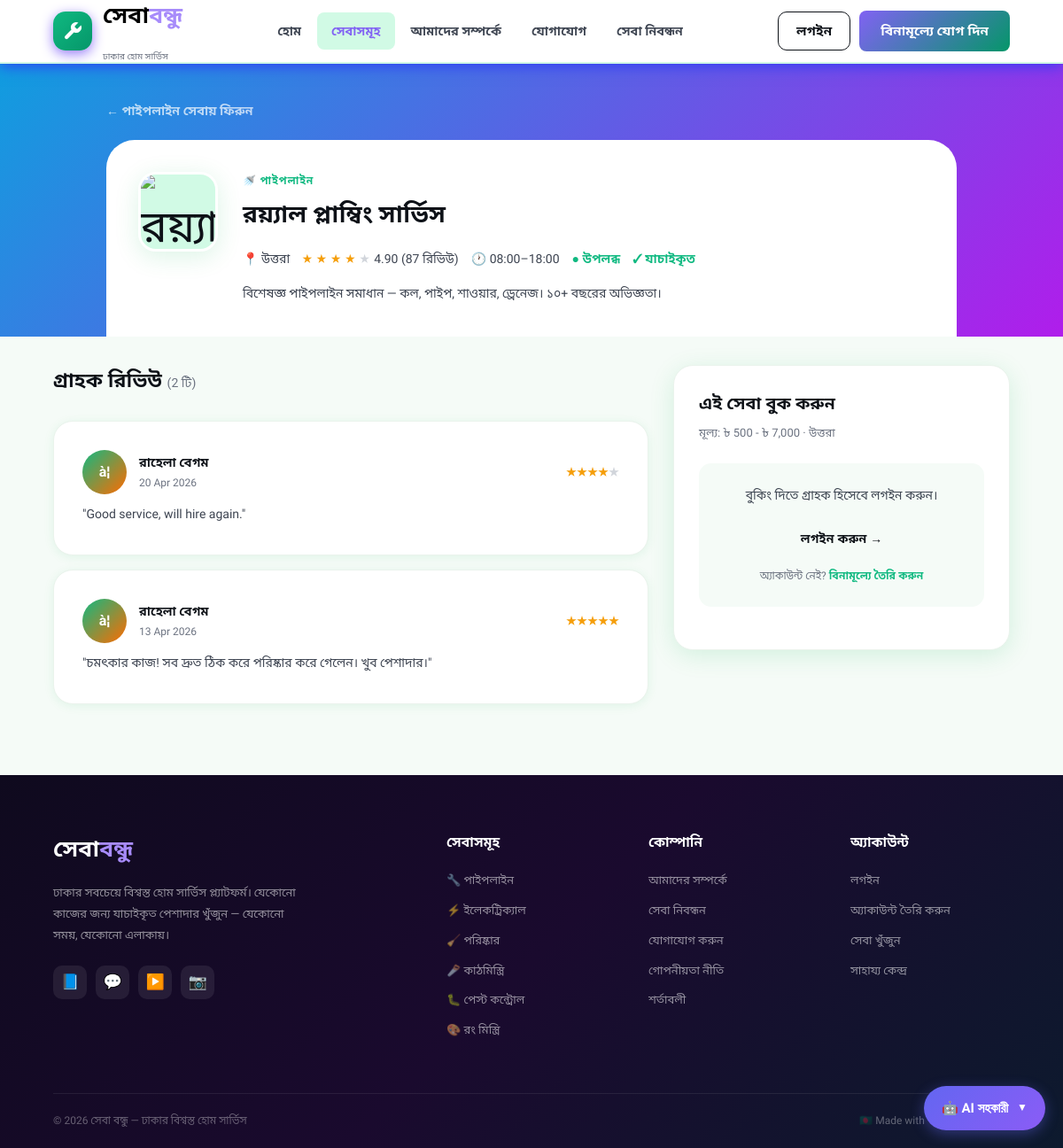
The page /provider.php?id=1 on the database its author committed.
### tables this page shows
CREATE TABLE `providers` (
  `id` int(10) UNSIGNED NOT NULL,
  `user_id` int(10) UNSIGNED NOT NULL,
  `company_name` varchar(180) NOT NULL,
  `service_type` varchar(80) NOT NULL,
  `city` varchar(80) NOT NULL,
  `about` text DEFAULT NULL,
  `price_range` varchar(80) NOT NULL DEFAULT '৳৫০০–৳২০০০',
  `service_charge` int(11) DEFAULT 300,
  `work_start` time NOT NULL DEFAULT '09:00:00',
  `work_end` time NOT NULL DEFAULT '18:00:00',
  `rating` decimal(3,2) NOT NULL DEFAULT 5.00,
  `review_count` int(10) UNSIGNED NOT NULL DEFAULT 0,
  `available` tinyint(1) NOT NULL DEFAULT 1,
  `verified` tinyint(1) NOT NULL DEFAULT 0,
  `emoji` varchar(10) NOT NULL DEFAULT '?',
  `created_at` timestamp NOT NULL DEFAULT current_timestamp(),
  `photo` varchar(255) DEFAULT NULL,
  `price_min` int(11) DEFAULT 500,
  `price_max` int(11) DEFAULT 2000
);

CREATE TABLE `service_categories` (
  `id` int(10) UNSIGNED NOT NULL,
  `name_en` varchar(80) NOT NULL,
  `name_bn` varchar(100) NOT NULL,
  `emoji` varchar(10) NOT NULL DEFAULT '?',
  `description` text DEFAULT NULL,
  `manpower` int(11) DEFAULT 1,
  `active` tinyint(1) NOT NULL DEFAULT 1,
  `sort_order` smallint(6) NOT NULL DEFAULT 0,
  `created_at` timestamp NOT NULL DEFAULT current_timestamp()
);

CREATE TABLE `reviews` (
  `id` int(10) UNSIGNED NOT NULL,
  `booking_id` int(10) UNSIGNED NOT NULL,
  `customer_id` int(10) UNSIGNED NOT NULL,
  `provider_id` int(10) UNSIGNED NOT NULL,
  `rating` tinyint(3) UNSIGNED NOT NULL CHECK (`rating` between 1 and 5),
  `comment` text DEFAULT NULL,
  `created_at` timestamp NOT NULL DEFAULT current_timestamp()
);

CREATE TABLE `users` (
  `id` int(10) UNSIGNED NOT NULL,
  `name` varchar(120) NOT NULL,
  `email` varchar(191) NOT NULL,
  `password` varchar(255) NOT NULL,
  `phone` varchar(30) DEFAULT NULL,
  `role` enum('customer','provider','admin') NOT NULL DEFAULT 'customer',
  `avatar` varchar(255) DEFAULT NULL,
  `created_at` timestamp NOT NULL DEFAULT current_timestamp(),
  `photo` varchar(255) DEFAULT NULL
);

### includes/config.php (called while the page is built, shortened)
<?php
function db(): PDO {
    static $pdo = null;
    if ($pdo === null) {
        $dsn  = 'mysql:host='.DB_HOST.';dbname='.DB_NAME.';charset='.DB_CHARSET;
        $opts = [PDO::ATTR_ERRMODE=>PDO::ERRMODE_EXCEPTION,PDO::ATTR_DEFAULT_FETCH_MODE=>PDO::FETCH_ASSOC,PDO::ATTR_EMULATE_PREPARES=>false];
        try { $pdo = new PDO($dsn, DB_USER, DB_PASS, $opts); }
        catch (PDOException $e) { die('<div style="font-family:sans-serif;padding:40px;color:#c00"><h2>ডেটাবেজ সংযোগ ব্যর্থ</h2><p>'.htmlspecialchars($e->getMessage()).'</p></div>'); }
    }
    return $pdo;
}
function auth(): ?array { sessionStart(); return $_SESSION['user'] ?? null; }
function e(string $s): string { return htmlspecialchars($s, ENT_QUOTES, 'UTF-8'); }
function starsHtml(float $rating): string {
    $full = (int)floor($rating); $empty = 5-$full;
    return str_repeat('<span class="star-full">★</span>',$full).str_repeat('<span class="star-empty">★</span>',$empty);
}
function getServiceCategories(): array {
    try {
        return db()->query("SELECT name_en, name_bn, emoji FROM service_categories WHERE active = 1 ORDER BY sort_order ASC, id ASC")->fetchAll();
    } catch (Exception $e) { return []; }
}
function svcLabel(string $key): string {
    foreach (getServiceCategories() as $cat) {
        if ($cat['name_en'] === $key) return $cat['name_bn'];
    }
    return SERVICE_BN[$key]['label'] ?? $key;
}
function svcEmoji(string $key): string {
    foreach (getServiceCategories() as $cat) {
        if ($cat['name_en'] === $key) return $cat['emoji'];
    }
    return SERVICE_BN[$key]['emoji'] ?? '🔧';
}
function cityBn(string $key): string   { return CITY_BN[$key] ?? $key; }
function svcImg(string $type): string { return SERVICE_IMAGES[$type] ?? SERVICE_IMAGES['default']; }

### provider.php (the view, shortened to what this page needs)
<?php
require_once __DIR__ . '/includes/config.php';
$id = (int)($_GET['id'] ?? 0);
try {
  $stmt = db()->prepare("SELECT p.*,u.name AS owner_name,u.email AS owner_email,u.phone AS owner_phone FROM providers p JOIN users u ON u.id=p.user_id WHERE p.id=?");
  $stmt->execute([$id]); $p = $stmt->fetch();
  $reviews = db()->prepare("SELECT r.*,u.name AS customer_name,b.preferred_date FROM reviews r JOIN users u ON u.id=r.customer_id JOIN bookings b ON b.id=r.booking_id WHERE r.provider_id=? ORDER BY r.created_at DESC LIMIT 10");
  $reviews->execute([$id]); $reviews = $reviews->fetchAll();
} catch(Exception $e) { header('Location: services.php'); exit; }
$bookingError = ''; $bookingSuccess = false; $bookingRef = '';
include __DIR__ . '/includes/header.php';
?>
<div class="prov-detail-hero">
  <div class="container">
    <a href="services.php?type=<?= urlencode($p['service_type']) ?>" style="display:inline-flex;align-items:center;gap:6px;font-size:14px;color:rgba(255,255,255,.7);margin-bottom:20px;font-weight:600">← <?= svcLabel($p['service_type']) ?> সেবায় ফিরুন</a>
    <div class="prov-detail-card">
      <div class="prov-detail-emo">
        <img src="<?= svcImg($p['service_type']) ?>" alt="<?= e($p['company_name']) ?>">
      </div>
      <div>
        <div class="detail-svc-tag"><?= svcEmoji($p['service_type']).' '.svcLabel($p['service_type']) ?></div>
        <div class="detail-name"><?= e($p['company_name']) ?></div>
        <div class="detail-meta-row">
          <span>📍 <?= cityBn($p['city']) ?></span>
          <span><?= starsHtml($p['rating']) ?> <?= $p['rating'] ?> (<?= $p['review_count'] ?> রিভিউ)</span>
          <span>🕐 <?= substr($p['work_start'],0,5) ?>–<?= substr($p['work_end'],0,5) ?></span>
          <span style="color:<?= $p['available']?'var(--green)':'var(--danger)' ?>;font-weight:800"><?= $p['available']?'● উপলব্ধ':'● অনুপলব্ধ' ?></span>
          <?php if($p['verified']): ?><span style="color:var(--green);font-weight:800">✓ যাচাইকৃত</span><?php endif; ?>
        </div>
        <?php if($p['about']): ?>
          <p style="margin-top:14px;font-size:14px;color:var(--ink-2);line-height:1.8;max-width:640px"><?= e($p['about']) ?></p>
        <?php endif; ?>
      </div>
    </div>
  </div>
</div>
<div class="container" style="padding-top:32px;padding-bottom:80px">
  <div style="display:grid;grid-template-columns:1fr 380px;gap:28px;align-items:start" id="book-section">
    <div>
      <h2 style="font-family:var(--ff-h);font-size:1.4rem;font-weight:800;margin-bottom:24px;color:var(--ink)">
        গ্রাহক রিভিউ <span style="font-family:var(--ff);font-size:14px;color:var(--ink-3);font-weight:500">(<?= count($reviews) ?> টি)</span>
      </h2>
      <?php if(empty($reviews)): ?>
        <div class="empty" style="border-radius:var(--r-lg)">
          <div class="empty-icon">⭐</div>
          <h3>এখনো কোনো রিভিউ নেই</h3>
          <p>প্রথম বুক করুন এবং রিভিউ দিন!</p>
        </div>
      <?php else: ?>
        <div style="display:flex;flex-direction:column;gap:16px">
          <?php foreach($reviews as $r): ?>
          <div class="content-card" style="margin-bottom:0">
            <div class="rv-header" style="margin-bottom:10px">
              <div class="rv-avatar"><?= strtoupper(substr($r['customer_name'],0,2)) ?></div>
              <div>
                <div class="rv-name"><?= e($r['customer_name']) ?></div>
                <div class="rv-area"><?= date('d M Y', strtotime($r['created_at'])) ?></div>
              </div>
              <div style="margin-left:auto"><?= starsHtml($r['rating']) ?></div>
            </div>
            <?php if($r['comment']): ?><p class="rv-text" style="font-style:normal">"<?= e($r['comment']) ?>"</p><?php endif; ?>
          </div>
          <?php endforeach; ?>
        </div>
      <?php endif; ?>
    </div>
    <div>
      <div class="booking-panel">
        <?php if($bookingSuccess): ?>
          <div class="booking-success">
            <div style="font-size:56px;margin-bottom:12px">🎉</div>
            <h2 style="font-family:var(--ff-h);font-size:1.4rem;font-weight:900;margin-bottom:8px">বুকিং নিশ্চিত!</h2>
            <p style="font-size:14px;color:var(--ink-2);line-height:1.8;margin-bottom:16px"><strong><?= e($p['company_name']) ?></strong>-এ আপনার বুকিং জমা হয়েছে। শীঘ্রই নিশ্চিত করা হবে।</p>
            <div class="book-ref"><?= $bookingRef ?></div>
            <a class="btn btn-green btn-block btn-lg" href="customer/bookings.php">আমার বুকিং দেখুন →</a>
          </div>
        <?php else: ?>
          <h2 style="font-family:var(--ff-h);font-size:1.2rem;font-weight:900;margin-bottom:4px">এই সেবা বুক করুন</h2>
          <p style="font-size:13px;color:var(--ink-3);margin-bottom:22px">মূল্য: ৳ <?= number_format($p['price_min'] ?? 500) ?> - ৳ <?= number_format($p['price_max'] ?? (int)$p['price_range'] ?? 2000) ?> · <?= cityBn($p['city']) ?></p>
          <?php $authUser = auth(); if(!$authUser || $authUser['role']!=='customer'): ?>
            <div style="text-align:center;padding:24px;background:var(--surface-2);border-radius:var(--r);margin-bottom:20px">
              <p style="font-size:14px;color:var(--ink-2);margin-bottom:14px">বুকিং দিতে গ্রাহক হিসেবে লগইন করুন।</p>
              <a class="btn btn-green btn-block" href="login.php?redirect=<?= urlencode("provider.php?id=$id") ?>">লগইন করুন →</a>
              <p style="font-size:12px;color:var(--ink-3);margin-top:10px">অ্যাকাউন্ট নেই? <a href="signup.php" style="color:var(--green);font-weight:700">বিনামূল্যে তৈরি করুন</a></p>
            </div>
          <?php endif; ?>
        <?php endif; ?>
      </div>
    </div>
  </div>
</div>
<?php include __DIR__ . '/includes/footer.php'; ?>

### assets/css/main.css (style rules this page uses)
*, *::before, *::after { box-sizing: border-box; margin: 0; padding: 0; }
:root { --green: #10b981; --green-d: #059669; --green-l: #D1FAE5; --green-mid: #34d399; --orange: #FF6B00; --orange-d: #CC5500; --orange-l: #FFF0E5; --red: #E63329; --red-l: #FEE8E7; --gold: #F59E0B; --blue: #e4eb87; --blue-l: #DBEAFE; --ink: #0D1117; --ink-2: #3D4451; --ink-3: #6B7280; --surface: #FFFFFF; --surface-2: #F5FBF7; --surface-3: #EBF7EE; --border: #D1E8DA; --border-2: #EAF3EC; --success: #8162f3; --success-bg: #dcfce7; --warning: #d97706; --warning-bg: #fef3c7; --danger: #dc2626; --danger-bg: #fee2e2; --info: #2563eb; --info-bg: #dbeafe; --r-sm: 8px; --r: 14px; --r-lg: 22px; --r-xl: 32px; --sh: 0 2px 12px rgba(0,176,80,.09); --sh-m: 0 6px 28px rgba(0,176,80,.14); --sh-l: 0 12px 50px rgba(0,176,80,.20); --nav-h: 72px; --ff: 'Hind Siliguri', 'Noto Sans Bengali', sans-serif; --ff-h: 'Noto Sans Bengali', 'Hind Siliguri', sans-serif; }
html { scroll-behavior: smooth; }
body { font-family: var(--ff); font-size: 15px; color: var(--ink); background: var(--surface-2); line-height: 1.75; min-height: 100vh; -webkit-font-smoothing: antialiased; }
img { max-width: 100%; display: block; }
a { color: inherit; text-decoration: none; }
.btn { display: inline-flex; align-items: center; gap: 8px; padding: 10px 24px; border-radius: var(--r-sm); font-family: var(--ff); font-size: 14px; font-weight: 700; cursor: pointer; border: none; transition: all .2s; white-space: nowrap; letter-spacing: .01em; }
.btn-block { width: 100%; justify-content: center; }
.container { max-width: 1200px; margin: 0 auto; padding: 0 5vw; }
.rv-header { display: flex; align-items: center; gap: 14px; margin-bottom: 14px; }
.rv-avatar { width: 50px; height: 50px; border-radius: 50%; overflow: hidden; flex-shrink: 0; background: linear-gradient(135deg, var(--green), var(--orange)); display: flex; align-items: center; justify-content: center; color: white; font-weight: 800; font-size: 16px; }
.rv-name { font-weight: 800; font-size: 14px; color: var(--ink); }
.rv-area { font-size: 12px; color: var(--ink-3); margin-top: 1px; }
.rv-text { font-size: 14px; color: var(--ink-2); line-height: 1.85; font-style: italic; }
.star-full { color: var(--gold); }
.star-empty { color: #D1D5DB; }
.prov-detail-hero { background: linear-gradient(135deg, #109ddf, #b01deb); padding: 40px 5vw 0; margin-bottom: 0; }
.prov-detail-card { background: white; border-radius: var(--r-xl) var(--r-xl) 0 0; padding: 36px; display: grid; grid-template-columns: auto 1fr; gap: 28px; align-items: start; }
.prov-detail-emo { width: 90px; height: 90px; border-radius: 20px; background: var(--green-l); display: flex; align-items: center; justify-content: center; font-size: 50px; border: 3px solid white; box-shadow: var(--sh-m); overflow: hidden; flex-shrink: 0; }
.prov-detail-emo img { width: 100%; height: 100%; object-fit: cover; }
.detail-svc-tag { font-size: 12px; color: var(--green); font-weight: 800; text-transform: uppercase; letter-spacing: .06em; margin-bottom: 6px; }
.detail-name { font-family: var(--ff-h); font-size: 1.7rem; font-weight: 900; color: var(--ink); margin-bottom: 12px; }
.detail-meta-row { display: flex; flex-wrap: wrap; gap: 14px; font-size: 14px; color: var(--ink-2); }
.detail-meta-row span { display: flex; align-items: center; gap: 5px; }
.booking-panel { background: white; border: 1.5px solid var(--border-2); border-radius: var(--r-lg); padding: 28px; box-shadow: var(--sh-m); position: sticky; top: calc(var(--nav-h) + 20px); }
.content-card { background: white; border-radius: var(--r-lg); padding: 32px; border: 1.5px solid var(--border-2); box-shadow: var(--sh); margin-bottom: 24px; }

### rows shown on the page
providers: service_type.name_bn "পাইপলাইন", company_name "রয়্যাল প্লাম্বিং সার্ভিস", city "উত্তরা", rating "★ ★ ★ ★ ★", rating "4.90", review_count "87", work_start "08:00", work_end "18:00", about "বিশেষজ্ঞ পাইপলাইন সমাধান — কল, পাইপ, শাওয়ার, ড্রেনেজ। ১০+ বছরের অভিজ্ঞতা।", price_min "500", price_max "7,000"
reviews: customer.name "à¦", customer.name "রাহেলা বেগম", created_at "20 Apr 2026", rating "★ ★ ★ ★ ★", comment "Good service, will hire again."
reviews: customer.name "à¦", customer.name "রাহেলা বেগম", created_at "13 Apr 2026", rating "★ ★ ★ ★ ★", comment "চমৎকার কাজ! সব দ্রুত ঠিক করে পরিষ্কার করে গেলেন। খুব পেশাদার।"

### other values the page prints
svcEmoji($p['service_type']) "🚿"
svcLabel($p['service_type']) "পাইপলাইন"
count($reviews) "2"
